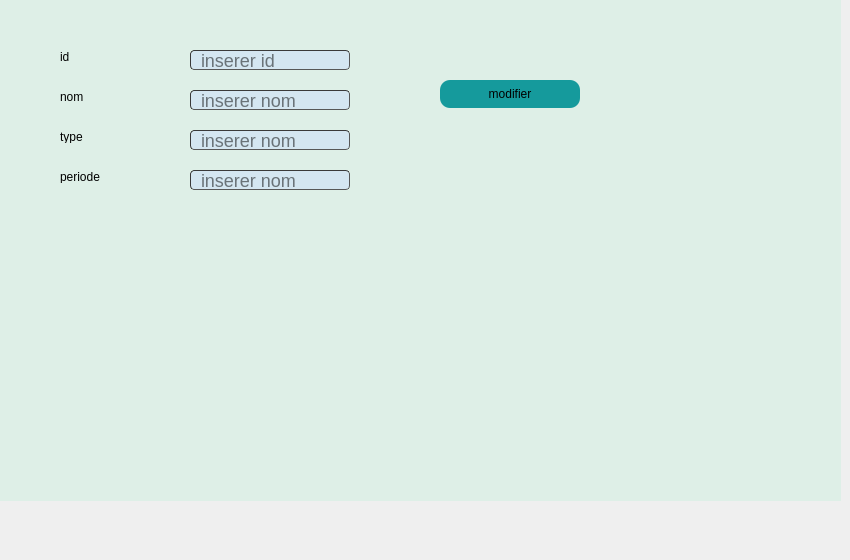
      <widget class="QWidget" name="tab">
       <attribute name="title">
        <string>modifier Client</string>
       </attribute>
       <widget class="QLineEdit" name="le_id_2">
        <property name="geometry">
         <rect>
          <x>190</x>
          <y>50</y>
          <width>160</width>
          <height>20</height>
         </rect>
        </property>
        <property name="styleSheet">
         <string notr="true">border-width: 1px; border-radius: 4px;
font-size: 18px;
	border-color: rgb(58, 58, 58);
	border-style: inset;
	padding: 0 8px;
	color:  #000000 ;
	background: #d4e6f1 ;
	selection-background-color:#007b50;
	selection-color: #FFFFFF
;</string>
        </property>
        <property name="placeholderText">
         <string>inserer id</string>
        </property>
       </widget>
       <widget class="QLabel" name="id_2">
        <property name="geometry">
         <rect>
          <x>60</x>
          <y>50</y>
          <width>47</width>
          <height>13</height>
         </rect>
        </property>
        <property name="text">
         <string>id</string>
        </property>
       </widget>
       <widget class="QLineEdit" name="le_nom_2">
        <property name="geometry">
         <rect>
          <x>190</x>
          <y>90</y>
          <width>160</width>
          <height>20</height>
         </rect>
        </property>
        <property name="styleSheet">
         <string notr="true">border-width: 1px; border-radius: 4px;
font-size: 18px;
	border-color: rgb(58, 58, 58);
	border-style: inset;
	padding: 0 8px;
	color:  #000000 ;
	background: #d4e6f1 ;
	selection-background-color:#007b50;
	selection-color: #FFFFFF
;</string>
        </property>
        <property name="placeholderText">
         <string>inserer nom</string>
        </property>
       </widget>
       <widget class="QLabel" name="prenom_2">
        <property name="geometry">
         <rect>
          <x>60</x>
          <y>90</y>
          <width>47</width>
          <height>13</height>
         </rect>
        </property>
        <property name="text">
         <string>nom</string>
        </property>
       </widget>
       <widget class="QLabel" name="nom_2">
        <property name="geometry">
         <rect>
          <x>60</x>
          <y>130</y>
          <width>47</width>
          <height>13</height>
         </rect>
        </property>
        <property name="text">
         <string>type</string>
        </property>
       </widget>
       <widget class="QLineEdit" name="le_type_2">
        <property name="geometry">
         <rect>
          <x>190</x>
          <y>130</y>
          <width>160</width>
          <height>20</height>
         </rect>
        </property>
        <property name="styleSheet">
         <string notr="true">border-width: 1px; border-radius: 4px;
font-size: 18px;
	border-color: rgb(58, 58, 58);
	border-style: inset;
	padding: 0 8px;
	color:  #000000 ;
	background: #d4e6f1 ;
	selection-background-color:#007b50;
	selection-color: #FFFFFF
;
</string>
        </property>
        <property name="placeholderText">
         <string>inserer nom</string>
        </property>
       </widget>
       <widget class="QPushButton" name="pb_modifier">
        <property name="geometry">
         <rect>
          <x>440</x>
          <y>80</y>
          <width>140</width>
          <height>28</height>
         </rect>
        </property>
        <property name="styleSheet">
         <string notr="true">border-radius:10px;
background-color:#159A9C;</string>
        </property>
        <property name="text">
         <string>modifier</string>
        </property>
       </widget>
       <widget class="QLabel" name="label_4">
        <property name="geometry">
         <rect>
          <x>0</x>
          <y>-50</y>
          <width>841</width>
          <height>551</height>
         </rect>
        </property>
        <property name="styleSheet">
         <string notr="true">background-color: rgb(222, 239, 231)
</string>
        </property>
        <property name="text">
         <string/>
        </property>
       </widget>
       <widget class="QLineEdit" name="le_periode_2">
        <property name="geometry">
         <rect>
          <x>190</x>
          <y>170</y>
          <width>160</width>
          <height>20</height>
         </rect>
        </property>
        <property name="styleSheet">
         <string notr="true">border-width: 1px; border-radius: 4px;
font-size: 18px;
	border-color: rgb(58, 58, 58);
	border-style: inset;
	padding: 0 8px;
	color:  #000000 ;
	background: #d4e6f1 ;
	selection-background-color:#007b50;
	selection-color: #FFFFFF
;</string>
        </property>
        <property name="placeholderText">
         <string>inserer nom</string>
        </property>
       </widget>
       <widget class="QLabel" name="nom_4">
        <property name="geometry">
         <rect>
          <x>60</x>
          <y>170</y>
          <width>47</width>
          <height>13</height>
         </rect>
        </property>
        <property name="text">
         <string>periode</string>
        </property>
       </widget>
       <zorder>label_4</zorder>
       <zorder>le_id_2</zorder>
       <zorder>id_2</zorder>
       <zorder>le_nom_2</zorder>
       <zorder>prenom_2</zorder>
       <zorder>nom_2</zorder>
       <zorder>le_type_2</zorder>
       <zorder>pb_modifier</zorder>
       <zorder>le_periode_2</zorder>
       <zorder>nom_4</zorder>
      </widget>
